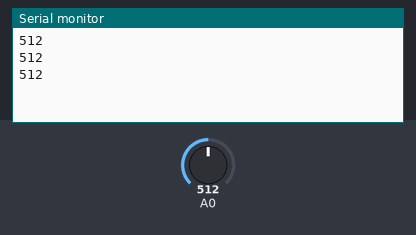
Recording of a sketch running on a simulated Arduino Uno, built with avr-gcc and run on an emulated ATmega328P. Shown: the last lines printed to the serial monitor. The inputs (shaded band) are chosen by the test bench; at power-on: A0 = 512.

Above: at 1.3 s.
1.4 s: A0 set to 716
At 1.9 s:
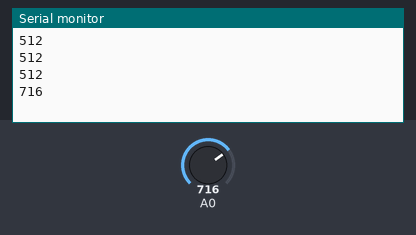
2.9 s: A0 set to 900
At 3.4 s:
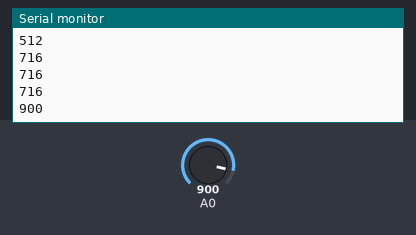
Timing chart, 0 to 5.9 s (numbered marks = the images above; inputs shaded):
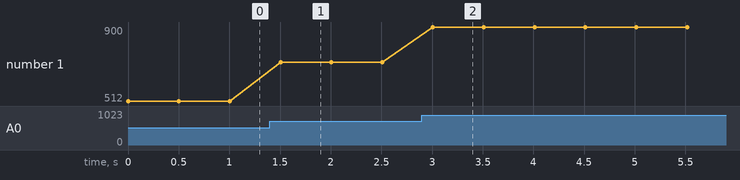

The sketch:

Master.ino
```cpp
// Master
#include <SoftwareSerial.h>
SoftwareSerial BTSerial(10, 11);
// sensor
int value;
//
void setup()
{
  BTSerial.begin(9600);
  Serial.begin(9600);
}

void loop()
{
  value = analogRead(A0);
  Serial.println(value);
  if (value <= 200)
  {
    BTSerial.write('0');
  }
  else
  {
    BTSerial.write('1');
  }
  delay(500);
}
```

Measured:
- after the input at 1.4 s, the serial monitor: prints a new line after 0.10 s (image 1)
- after the input at 2.9 s, the serial monitor: prints a new line after 0.11 s (image 2)
- plotted number 1: 512 → 716 after the input at 1.4 s, 716 → 900 after the input at 2.9 s
